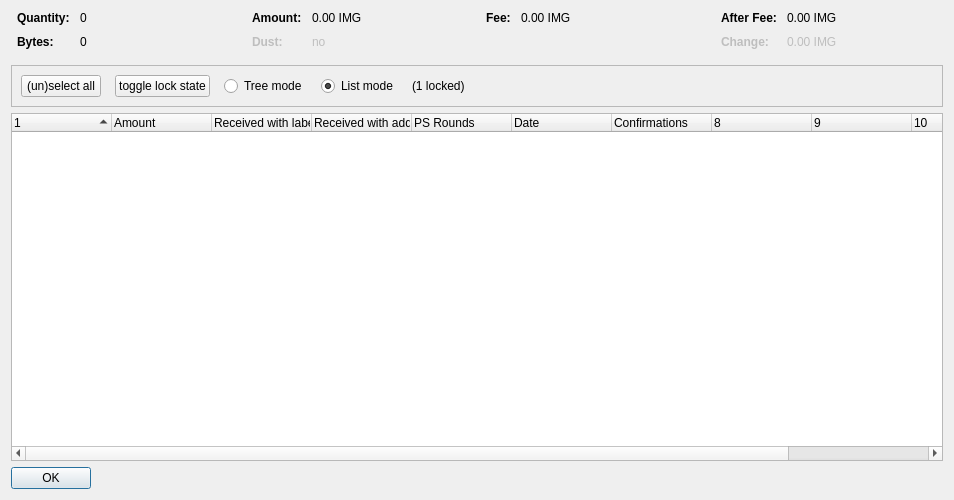
<?xml version="1.0" encoding="UTF-8"?>
<ui version="4.0">
 <class>CoinControlDialog</class>
 <widget class="QDialog" name="CoinControlDialog">
  <property name="geometry">
   <rect>
    <x>0</x>
    <y>0</y>
    <width>954</width>
    <height>500</height>
   </rect>
  </property>
  <property name="windowTitle">
   <string>Coin Selection</string>
  </property>
  <layout class="QVBoxLayout" name="verticalLayout">
   <item>
    <layout class="QHBoxLayout" name="horizontalLayoutTop" stretch="0,0,0,0">
     <property name="topMargin">
      <number>0</number>
     </property>
     <property name="bottomMargin">
      <number>10</number>
     </property>
     <item>
      <layout class="QFormLayout" name="formLayoutCoinControl1">
       <property name="horizontalSpacing">
        <number>10</number>
       </property>
       <property name="verticalSpacing">
        <number>10</number>
       </property>
       <property name="leftMargin">
        <number>6</number>
       </property>
       <property name="rightMargin">
        <number>6</number>
       </property>
       <item row="0" column="0">
        <widget class="QLabel" name="labelCoinControlQuantityText">
         <property name="font">
          <font>
           <weight>75</weight>
           <bold>true</bold>
          </font>
         </property>
         <property name="text">
          <string>Quantity:</string>
         </property>
        </widget>
       </item>
       <item row="0" column="1">
        <widget class="QLabel" name="labelCoinControlQuantity">
         <property name="cursor">
          <cursorShape>IBeamCursor</cursorShape>
         </property>
         <property name="contextMenuPolicy">
          <enum>Qt::ActionsContextMenu</enum>
         </property>
         <property name="text">
          <string notr="true">0</string>
         </property>
         <property name="textInteractionFlags">
          <set>Qt::LinksAccessibleByMouse|Qt::TextSelectableByKeyboard|Qt::TextSelectableByMouse</set>
         </property>
        </widget>
       </item>
       <item row="1" column="0">
        <widget class="QLabel" name="labelCoinControlBytesText">
         <property name="font">
          <font>
           <weight>75</weight>
           <bold>true</bold>
          </font>
         </property>
         <property name="text">
          <string>Bytes:</string>
         </property>
        </widget>
       </item>
       <item row="1" column="1">
        <widget class="QLabel" name="labelCoinControlBytes">
         <property name="cursor">
          <cursorShape>IBeamCursor</cursorShape>
         </property>
         <property name="contextMenuPolicy">
          <enum>Qt::ActionsContextMenu</enum>
         </property>
         <property name="text">
          <string notr="true">0</string>
         </property>
         <property name="textInteractionFlags">
          <set>Qt::LinksAccessibleByMouse|Qt::TextSelectableByKeyboard|Qt::TextSelectableByMouse</set>
         </property>
        </widget>
       </item>
      </layout>
     </item>
     <item>
      <layout class="QFormLayout" name="formLayoutCoinControl2">
       <property name="horizontalSpacing">
        <number>10</number>
       </property>
       <property name="verticalSpacing">
        <number>10</number>
       </property>
       <property name="leftMargin">
        <number>6</number>
       </property>
       <property name="rightMargin">
        <number>6</number>
       </property>
       <item row="0" column="0">
        <widget class="QLabel" name="labelCoinControlAmountText">
         <property name="font">
          <font>
           <weight>75</weight>
           <bold>true</bold>
          </font>
         </property>
         <property name="text">
          <string>Amount:</string>
         </property>
        </widget>
       </item>
       <item row="0" column="1">
        <widget class="QLabel" name="labelCoinControlAmount">
         <property name="cursor">
          <cursorShape>IBeamCursor</cursorShape>
         </property>
         <property name="contextMenuPolicy">
          <enum>Qt::ActionsContextMenu</enum>
         </property>
         <property name="text">
          <string notr="true">0.00 IMG</string>
         </property>
         <property name="textInteractionFlags">
          <set>Qt::LinksAccessibleByMouse|Qt::TextSelectableByKeyboard|Qt::TextSelectableByMouse</set>
         </property>
        </widget>
       </item>
       <item row="1" column="0">
        <widget class="QLabel" name="labelCoinControlLowOutputText">
         <property name="enabled">
          <bool>false</bool>
         </property>
         <property name="font">
          <font>
           <weight>75</weight>
           <bold>true</bold>
          </font>
         </property>
         <property name="text">
          <string>Dust:</string>
         </property>
        </widget>
       </item>
       <item row="1" column="1">
        <widget class="QLabel" name="labelCoinControlLowOutput">
         <property name="enabled">
          <bool>false</bool>
         </property>
         <property name="cursor">
          <cursorShape>IBeamCursor</cursorShape>
         </property>
         <property name="contextMenuPolicy">
          <enum>Qt::ActionsContextMenu</enum>
         </property>
         <property name="text">
          <string notr="true">no</string>
         </property>
         <property name="textInteractionFlags">
          <set>Qt::LinksAccessibleByMouse|Qt::TextSelectableByKeyboard|Qt::TextSelectableByMouse</set>
         </property>
        </widget>
       </item>
      </layout>
     </item>
     <item>
      <layout class="QFormLayout" name="formLayoutCoinControl3">
       <property name="horizontalSpacing">
        <number>10</number>
       </property>
       <property name="verticalSpacing">
        <number>10</number>
       </property>
       <property name="leftMargin">
        <number>6</number>
       </property>
       <property name="rightMargin">
        <number>6</number>
       </property>
       <item row="0" column="0">
        <widget class="QLabel" name="labelCoinControlFeeText">
         <property name="font">
          <font>
           <weight>75</weight>
           <bold>true</bold>
          </font>
         </property>
         <property name="text">
          <string>Fee:</string>
         </property>
        </widget>
       </item>
       <item row="0" column="1">
        <widget class="QLabel" name="labelCoinControlFee">
         <property name="cursor">
          <cursorShape>IBeamCursor</cursorShape>
         </property>
         <property name="contextMenuPolicy">
          <enum>Qt::ActionsContextMenu</enum>
         </property>
         <property name="text">
          <string notr="true">0.00 IMG</string>
         </property>
         <property name="textInteractionFlags">
          <set>Qt::LinksAccessibleByMouse|Qt::TextSelectableByKeyboard|Qt::TextSelectableByMouse</set>
         </property>
        </widget>
       </item>
      </layout>
     </item>
     <item>
      <layout class="QFormLayout" name="formLayoutCoinControl4">
       <property name="horizontalSpacing">
        <number>10</number>
       </property>
       <property name="verticalSpacing">
        <number>10</number>
       </property>
       <property name="leftMargin">
        <number>6</number>
       </property>
       <property name="rightMargin">
        <number>6</number>
       </property>
       <item row="0" column="0">
        <widget class="QLabel" name="labelCoinControlAfterFeeText">
         <property name="font">
          <font>
           <weight>75</weight>
           <bold>true</bold>
          </font>
         </property>
         <property name="text">
          <string>After Fee:</string>
         </property>
        </widget>
       </item>
       <item row="0" column="1">
        <widget class="QLabel" name="labelCoinControlAfterFee">
         <property name="cursor">
          <cursorShape>IBeamCursor</cursorShape>
         </property>
         <property name="contextMenuPolicy">
          <enum>Qt::ActionsContextMenu</enum>
         </property>
         <property name="text">
          <string notr="true">0.00 IMG</string>
         </property>
         <property name="textInteractionFlags">
          <set>Qt::LinksAccessibleByMouse|Qt::TextSelectableByKeyboard|Qt::TextSelectableByMouse</set>
         </property>
        </widget>
       </item>
       <item row="1" column="0">
        <widget class="QLabel" name="labelCoinControlChangeText">
         <property name="enabled">
          <bool>false</bool>
         </property>
         <property name="font">
          <font>
           <weight>75</weight>
           <bold>true</bold>
          </font>
         </property>
         <property name="text">
          <string>Change:</string>
         </property>
        </widget>
       </item>
       <item row="1" column="1">
        <widget class="QLabel" name="labelCoinControlChange">
         <property name="enabled">
          <bool>false</bool>
         </property>
         <property name="cursor">
          <cursorShape>IBeamCursor</cursorShape>
         </property>
         <property name="contextMenuPolicy">
          <enum>Qt::ActionsContextMenu</enum>
         </property>
         <property name="text">
          <string notr="true">0.00 IMG</string>
         </property>
         <property name="textInteractionFlags">
          <set>Qt::LinksAccessibleByMouse|Qt::TextSelectableByKeyboard|Qt::TextSelectableByMouse</set>
         </property>
        </widget>
       </item>
      </layout>
     </item>
    </layout>
   </item>
   <item>
    <widget class="QFrame" name="frame">
     <property name="minimumSize">
      <size>
       <width>0</width>
       <height>40</height>
      </size>
     </property>
     <property name="frameShape">
      <enum>QFrame::StyledPanel</enum>
     </property>
     <property name="frameShadow">
      <enum>QFrame::Sunken</enum>
     </property>
     <layout class="QHBoxLayout" name="horizontalLayout">
      <item>
       <layout class="QHBoxLayout" name="horizontalLayoutPanel" stretch="0,0,0,0,0,0">
        <property name="spacing">
         <number>14</number>
        </property>
        <item>
         <widget class="QPushButton" name="pushButtonSelectAll">
          <property name="sizePolicy">
           <sizepolicy hsizetype="Maximum" vsizetype="Fixed">
            <horstretch>0</horstretch>
            <verstretch>0</verstretch>
           </sizepolicy>
          </property>
          <property name="text">
           <string>(un)select all</string>
          </property>
          <property name="autoDefault">
           <bool>false</bool>
          </property>
         </widget>
        </item>
        <item>
         <widget class="QPushButton" name="pushButtonToggleLock">
          <property name="sizePolicy">
           <sizepolicy hsizetype="Maximum" vsizetype="Fixed">
            <horstretch>0</horstretch>
            <verstretch>0</verstretch>
           </sizepolicy>
          </property>
          <property name="text">
           <string>toggle lock state</string>
          </property>
          <property name="autoDefault">
           <bool>false</bool>
          </property>
         </widget>
        </item>
        <item>
         <widget class="QRadioButton" name="radioTreeMode">
          <property name="sizePolicy">
           <sizepolicy hsizetype="Maximum" vsizetype="Fixed">
            <horstretch>0</horstretch>
            <verstretch>0</verstretch>
           </sizepolicy>
          </property>
          <property name="text">
           <string>Tree mode</string>
          </property>
         </widget>
        </item>
        <item>
         <widget class="QRadioButton" name="radioListMode">
          <property name="sizePolicy">
           <sizepolicy hsizetype="Maximum" vsizetype="Fixed">
            <horstretch>0</horstretch>
            <verstretch>0</verstretch>
           </sizepolicy>
          </property>
          <property name="text">
           <string>List mode</string>
          </property>
          <property name="checked">
           <bool>true</bool>
          </property>
         </widget>
        </item>
        <item>
         <widget class="QLabel" name="labelLocked">
          <property name="text">
           <string>(1 locked)</string>
          </property>
         </widget>
        </item>
        <item>
         <spacer name="horizontalSpacer">
          <property name="orientation">
           <enum>Qt::Horizontal</enum>
          </property>
          <property name="sizeHint" stdset="0">
           <size>
            <width>40</width>
            <height>20</height>
           </size>
          </property>
         </spacer>
        </item>
       </layout>
      </item>
     </layout>
    </widget>
   </item>
   <item>
    <widget class="CoinControlTreeWidget" name="treeWidget">
     <property name="contextMenuPolicy">
      <enum>Qt::CustomContextMenu</enum>
     </property>
     <property name="sortingEnabled">
      <bool>false</bool>
     </property>
     <property name="columnCount">
      <number>11</number>
     </property>
     <attribute name="headerShowSortIndicator" stdset="0">
      <bool>true</bool>
     </attribute>
     <attribute name="headerStretchLastSection">
      <bool>false</bool>
     </attribute>
     <column>
      <property name="text">
       <string/>
      </property>
     </column>
     <column>
      <property name="text">
       <string>Amount</string>
      </property>
     </column>
     <column>
      <property name="text">
       <string>Received with label</string>
      </property>
     </column>
     <column>
      <property name="text">
       <string>Received with address</string>
      </property>
     </column>
     <column>
      <property name="text">
       <string>PS Rounds</string>
      </property>
     </column>
     <column>
      <property name="text">
       <string>Date</string>
      </property>
     </column>
     <column>
      <property name="text">
       <string>Confirmations</string>
      </property>
      <property name="toolTip">
       <string>Confirmed</string>
      </property>
     </column>
     <column>
      <property name="text">
       <string/>
      </property>
     </column>
     <column>
      <property name="text">
       <string/>
      </property>
     </column>
     <column>
      <property name="text">
       <string/>
      </property>
     </column>
     <column>
      <property name="text">
       <string/>
      </property>
     </column>
    </widget>
   </item>
   <item>
    <widget class="QDialogButtonBox" name="buttonBox">
     <property name="sizePolicy">
      <sizepolicy hsizetype="Maximum" vsizetype="Fixed">
       <horstretch>0</horstretch>
       <verstretch>0</verstretch>
      </sizepolicy>
     </property>
     <property name="orientation">
      <enum>Qt::Horizontal</enum>
     </property>
     <property name="standardButtons">
      <set>QDialogButtonBox::Ok</set>
     </property>
    </widget>
   </item>
  </layout>
 </widget>
 <customwidgets>
  <customwidget>
   <class>CoinControlTreeWidget</class>
   <extends>QTreeWidget</extends>
   <header>coincontroltreewidget.h</header>
  </customwidget>
 </customwidgets>
 <resources/>
 <connections/>
</ui>
